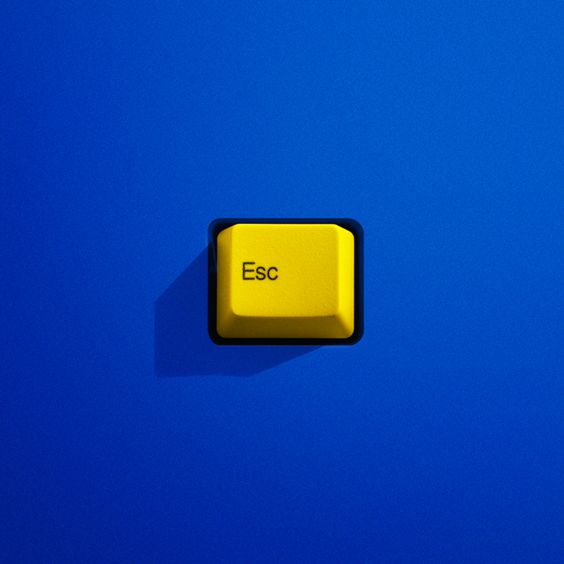
#> input picture Resources/esc.jpg, 564 x 564 px
$ python chapter07.py
#> lines starting #> are read from the running program, lines starting #| are printed output that depends on the picture; after the words box and inside, x2 and y2 are one past the last pixel; in counts of white or black regions, pixels touching at a corner belong together
# TODO: COLOR DETECTION
import cv2
import numpy as np
def empty(a):
    pass

def stackImages(scale, imgArray):
    rows = len(imgArray)
    cols = len(imgArray[0])
    rowsAvailable = isinstance(imgArray[0], list)
    width = imgArray[0][0].shape[1]
    height = imgArray[0][0].shape[0]
    if rowsAvailable:
        for x in range(0, rows):
            for y in range(0, cols):
                if imgArray[x][y].shape[:2] == imgArray[0][0].shape[:2]:
                    imgArray[x][y] = cv2.resize(imgArray[x][y], (0, 0), None, scale, scale)
                else:
                    imgArray[x][y] = cv2.resize(imgArray[x][y], (imgArray[0][0].shape[1], imgArray[0][0].shape[0]),
                                                None, scale, scale)
                if len(imgArray[x][y].shape) == 2: imgArray[x][y] = cv2.cvtColor(imgArray[x][y], cv2.COLOR_GRAY2BGR)
        imageBlank = np.zeros((height, width, 3), np.uint8)
        hor = [imageBlank] * rows
        hor_con = [imageBlank] * rows
        for x in range(0, rows):
            hor[x] = np.hstack(imgArray[x])
        ver = np.vstack(hor)
    else:
        for x in range(0, rows):
            if imgArray[x].shape[:2] == imgArray[0].shape[:2]:
                imgArray[x] = cv2.resize(imgArray[x], (0, 0), None, scale, scale)
            else:
                imgArray[x] = cv2.resize(imgArray[x], (imgArray[0].shape[1], imgArray[0].shape[0]), None, scale, scale)
            if len(imgArray[x].shape) == 2: imgArray[x] = cv2.cvtColor(imgArray[x], cv2.COLOR_GRAY2BGR)
        hor = np.hstack(imgArray)
        ver = hor
    return ver


path = "../Resources/esc.jpg"

# defining some color values, ranges in which we want our color to be
# defining the hue, the saturation, the value limit
# introduce track bars
cv2.namedWindow("TrackBars")
cv2.resizeWindow("TrackBars", 640, 240)
cv2.createTrackbar("Hue Min", "TrackBars", 21, 179, empty)
cv2.createTrackbar("Hue Max", "TrackBars", 38, 179, empty)
cv2.createTrackbar("Sat Min", "TrackBars", 238, 255, empty)
cv2.createTrackbar("Sat Max", "TrackBars", 255, 255, empty)
cv2.createTrackbar("Val Min", "TrackBars", 53, 255, empty)
cv2.createTrackbar("Val Max", "TrackBars", 255, 255, empty)
# origin: 21, 38, 238, 255, 53, 255 is 0, 179, 0, 255, 0, 255
# we drag to make the part need to be find color is white
# and other part is black

while True:
    img = cv2.imread(path)
#> img is the input picture: shape (564, 564, 3); mean B, G, R 169.6, 66.7, 10.9
    # convert image into HSV space
    imgHSV = cv2.cvtColor(img, cv2.COLOR_BGR2HSV)
#> imgHSV: shape (564, 564, 3); mean H, S, V 105.7, 252.4, 179
    # from BGR to HSV

    # get value from TrackBars to apply on the image
    h_min = cv2.getTrackbarPos("Hue Min", "TrackBars")
    h_max = cv2.getTrackbarPos("Hue Max", "TrackBars")
    s_min = cv2.getTrackbarPos("Sat Min", "TrackBars")
    s_max = cv2.getTrackbarPos("Sat Max", "TrackBars")
    v_min = cv2.getTrackbarPos("Val Min", "TrackBars")
    v_max = cv2.getTrackbarPos("Val Max", "TrackBars")
    # print(h_min, h_max, s_min, s_max, v_min, v_max)

    # creat mask - it'll filter out and give us the filtered out image
    lower = np.array([h_min, s_min, v_min])
    upper = np.array([h_max, s_max, v_max])
    mask = cv2.inRange(imgHSV, lower, upper)
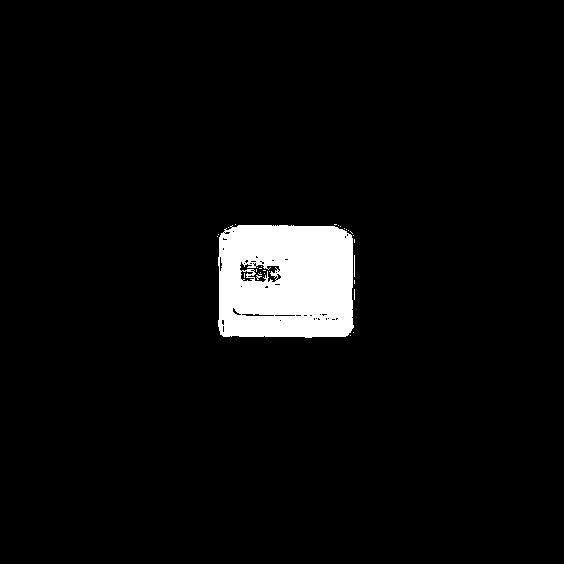
#> mask: shape (564, 564); 4.5% white; 30 white regions (28 under 20 px), largest, box (x1, y1, x2, y2) and area: (218, 225, 354, 338) 14092, (354, 255, 355, 277) 22

    # creat image result - add two image together to create a new one
    imgResult = cv2.bitwise_and(img, img, mask=mask)
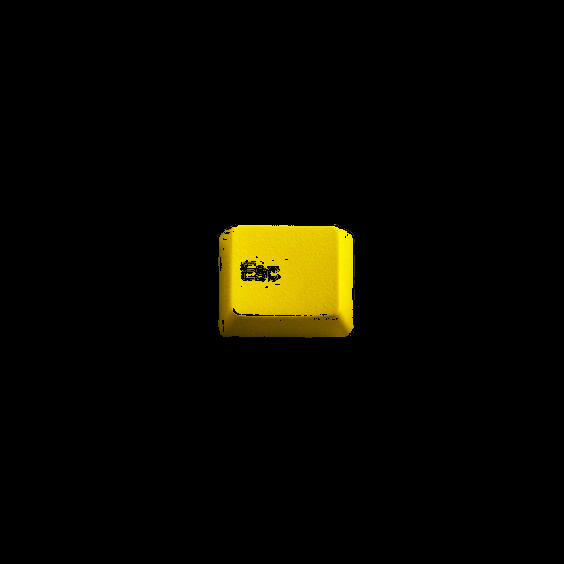
#> imgResult: shape (564, 564, 3); mean B, G, R 0.1, 7.6, 8.9

    # [4 lines of commented-out code are left out]
    imgStack = stackImages(0.5, ([img, imgHSV], [mask, imgResult]))
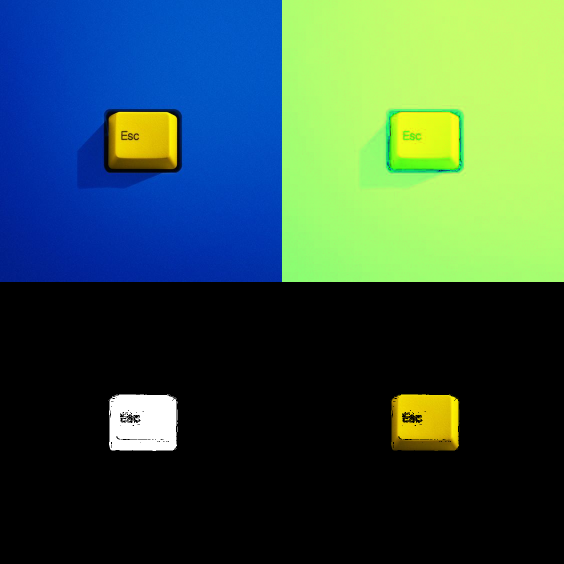
#> imgStack: shape (564, 564, 3); mean B, G, R 71.7, 84.6, 52.6
    cv2.imshow("Stack", imgStack)
    cv2.waitKey(1)
